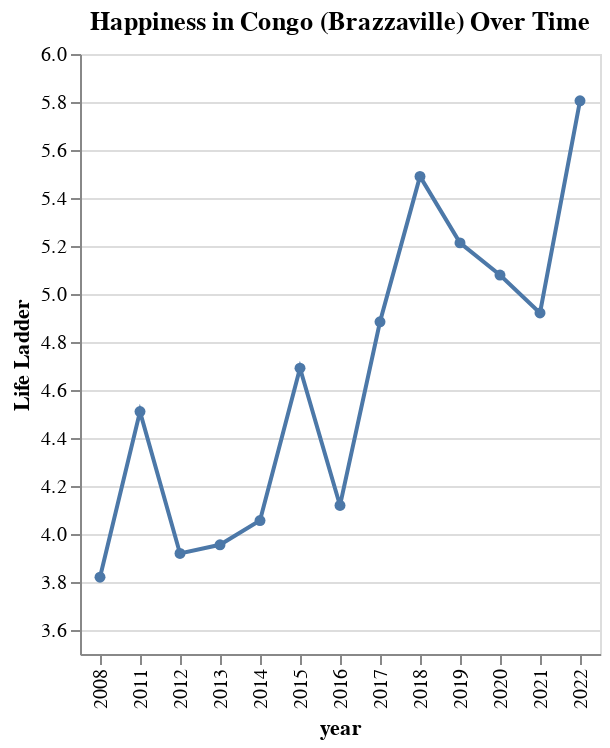

The notebook cell this image was saved under:
### Code cell
alt.Chart(happiness[happiness['Country name'] == 'Congo (Brazzaville)']).mark_line(point=True).encode(
    x = 'year:N',
    y = alt.Y('Life Ladder', scale=alt.Scale(domain=[3.5,6]))).properties(
    title = 'Happiness in Congo (Brazzaville) Over Time')

### Figure 1 — Vega-Lite specification as saved in the notebook (floating-point values rounded to 4 significant figures)
{"config": {"view": {"continuousWidth": 300, "continuousHeight": 300}}, "data": {"name": "data-a7b9f06b70783dd94311ea44a92d933a"}, "mark": {"type": "line", "point": true}, "encoding": {"x": {"field": "year", "type": "nominal"}, "y": {"field": "Life Ladder", "scale": {"domain": [3.5, 6]}, "type": "quantitative"}}, "title": "Happiness in Congo (Brazzaville) Over Time", "$schema": "https://vega.github.io/schema/vega-lite/v5.8.0.json", "datasets": {"data-a7b9f06b70783dd94311ea44a92d933a": [{"Country name": "Congo (Brazzaville)", "year": 2008, "Life Ladder": 3.82, "Log GDP per capita": 8.39, "Social support": 0.555, "Healthy life expectancy at birth": 52.24, "Freedom to make life choices": 0.526, "Generosity": -0.122, "Perceptions of corruption": null, "Positive affect": 0.603, "Negative affect": 0.298}, {"Country name": "Congo (Brazzaville)", "year": 2011, "Life Ladder": 4.51, "Log GDP per capita": 8.502, "Social support": 0.637, "Healthy life expectancy at birth": 53.38, "Freedom to make life choices": 0.745, "Generosity": -0.134, "Perceptions of corruption": 0.833, "Positive affect": 0.601, "Negative affect": 0.288}, {"Country name": "Congo (Brazzaville)", "year": 2012, "Life Ladder": 3.919, "Log GDP per capita": 8.569, "Social support": 0.622, "Healthy life expectancy at birth": 53.76, "Freedom to make life choices": 0.773, "Generosity": -0.141, "Perceptions of corruption": 0.8, "Positive affect": 0.547, "Negative affect": 0.323}, {"Country name": "Congo (Brazzaville)", "year": 2013, "Life Ladder": 3.955, "Log GDP per capita": 8.538, "Social support": 0.68, "Healthy life expectancy at birth": 54.14, "Freedom to make life choices": 0.726, "Generosity": -0.104, "Perceptions of corruption": 0.752, "Positive affect": 0.599, "Negative affect": 0.291}, {"Country name": "Congo (Brazzaville)", "year": 2014, "Life Ladder": 4.056, "Log GDP per capita": 8.579, "Social support": 0.686, "Healthy life expectancy at birth": 54.52, "Freedom to make life choices": 0.662, "Generosity": -0.137, "Perceptions of corruption": 0.808, "Positive affect": 0.558, "Negative affect": 0.4}, {"Country name": "Congo (Brazzaville)", "year": 2015, "Life Ladder": 4.691, "Log GDP per capita": 8.519, "Social support": 0.642, "Healthy life expectancy at birth": 54.9, "Freedom to make life choices": 0.85, "Generosity": -0.126, "Perceptions of corruption": 0.841, "Positive affect": 0.555, "Negative affect": 0.261}, {"Country name": "Congo (Brazzaville)", "year": 2016, "Life Ladder": 4.119, "Log GDP per capita": 8.381, "Social support": 0.615, "Healthy life expectancy at birth": 55.23, "Freedom to make life choices": 0.786, "Generosity": -0.088, "Perceptions of corruption": 0.79, "Positive affect": 0.586, "Negative affect": 0.304}, {"Country name": "Congo (Brazzaville)", "year": 2017, "Life Ladder": 4.884, "Log GDP per capita": 8.312, "Social support": 0.655, "Healthy life expectancy at birth": 55.55, "Freedom to make life choices": 0.778, "Generosity": -0.145, "Perceptions of corruption": 0.763, "Positive affect": 0.574, "Negative affect": 0.382}, {"Country name": "Congo (Brazzaville)", "year": 2018, "Life Ladder": 5.49, "Log GDP per capita": 8.239, "Social support": 0.621, "Healthy life expectancy at birth": 55.88, "Freedom to make life choices": 0.699, "Generosity": -0.102, "Perceptions of corruption": 0.738, "Positive affect": 0.571, "Negative affect": 0.448}, {"Country name": "Congo (Brazzaville)", "year": 2019, "Life Ladder": 5.213, "Log GDP per capita": 8.215, "Social support": 0.625, "Healthy life expectancy at birth": 56.2, "Freedom to make life choices": 0.686, "Generosity": -0.056, "Perceptions of corruption": 0.741, "Positive affect": 0.594, "Negative affect": 0.405}, {"Country name": "Congo (Brazzaville)", "year": 2020, "Life Ladder": 5.079, "Log GDP per capita": 8.127, "Social support": 0.597, "Healthy life expectancy at birth": 56.52, "Freedom to make life choices": 0.761, "Generosity": -0.021, "Perceptions of corruption": 0.728, "Positive affect": 0.572, "Negative affect": 0.435}, {"Country name": "Congo (Brazzaville)", "year": 2021, "Life Ladder": 4.921, "Log GDP per capita": 8.082, "Social support": 0.568, "Healthy life expectancy at birth": 56.85, "Freedom to make life choices": 0.738, "Generosity": -0.019, "Perceptions of corruption": 0.733, "Positive affect": 0.568, "Negative affect": 0.42}, {"Country name": "Congo (Brazzaville)", "year": 2022, "Life Ladder": 5.805, "Log GDP per capita": 8.077, "Social support": 0.646, "Healthy life expectancy at birth": 57.17, "Freedom to make life choices": 0.698, "Generosity": 0.028, "Perceptions of corruption": 0.76, "Positive affect": 0.583, "Negative affect": 0.477}]}}
